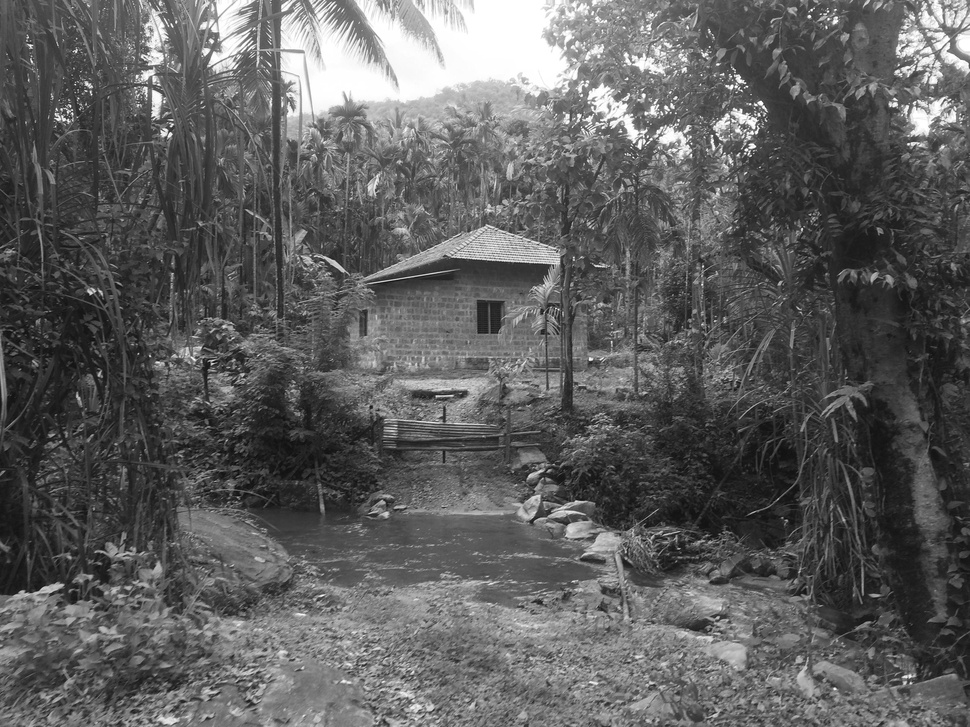
#> input picture DIP Assignment 2/kudremukha.jpg, 970 x 727 px, shrunk from 3264 x 2448 before the run
$ python q4.py
#> lines starting #> are read from the running program, lines starting #| are printed output that depends on the picture; after the words box and inside, x2 and y2 are one past the last pixel; in counts of white or black regions, pixels touching at a corner belong together
import cv2
import numpy as np

from collections import OrderedDict

def run_length(img,w):

	N,M=img.shape
	transformed_image=np.zeros([N,M])

	for row in range(0,N-w,w):
		for col in range(0,N-w,w):
			if np.ptp(img[row:row+w,col:col+w])<=15:
				transformed_image[row:row+w,col:col+w]=int(np.median(img[row:row+w,col:col+w]))

	return transformed_image


def huffman(arr):

	p=np.zeros(np.size(arr))
	unique,count=np.unique(arr,return_counts=True)
	count=[float(x)/np.size(arr) for x in count]
	p=dict(zip(unique,count))
	p_ranked=OrderedDict()
	while any(p):
		mx=max(p.values())
		for x in p:
			if p[x]==mx:
				p_ranked[x]=mx
				del(p[x])
				break


if __name__=='__main__':

	img=cv2.imread('kudremukha.jpg')
#> img is the input picture: shape (727, 970, 3); min 8, max 255, mean 94.7
	img=cv2.split(img)[0]
#> img: shape (727, 970)

	img=run_length(img,3)
#> after the loop in run_length, `for row in range(0,N-w,w):`:
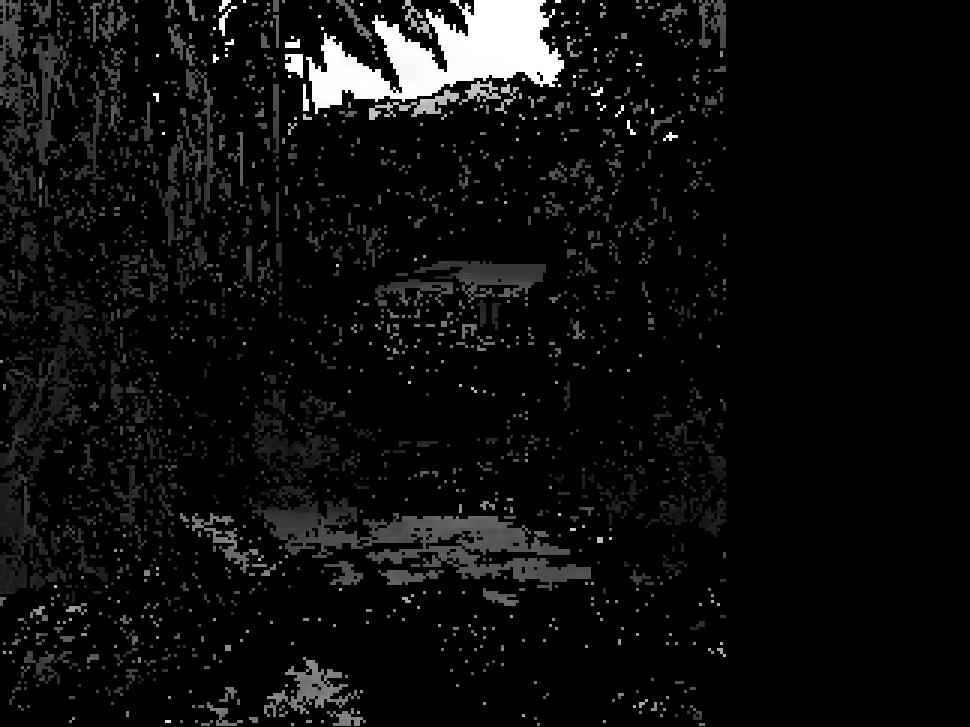
#> transformed_image: shape (727, 970) float64; min 0, max 255, mean 13.7

	N,M=img.shape
#> N = 727; M = 970

	#for i in range(M):
	#	huffman(img[:,i])

	font=cv2.FONT_HERSHEY_SIMPLEX
	cv2.putText(img,'Q4. Output',(200,100),font,4,(255,255,255),4,cv2.LINE_AA)
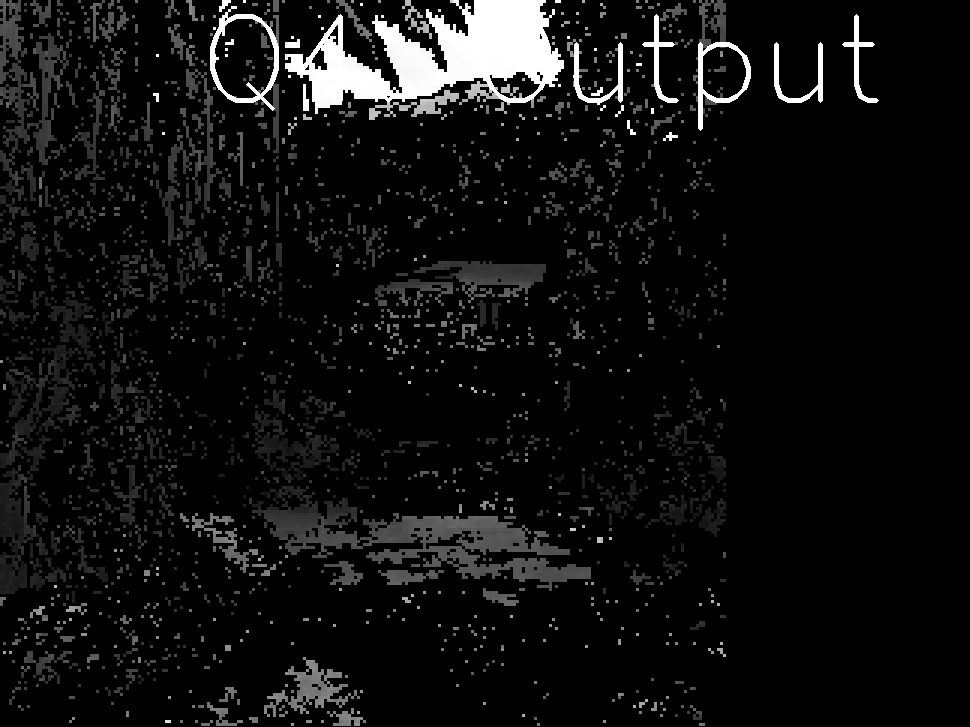
#> img: shape (727, 970) float64; 0.96% of pixels changed, all inside (x1, y1, x2, y2) = (210, 14, 879, 131)
	cv2.imwrite('q4_output.jpg',img)

$ run again, with DIP Assignment 2/anadka.jpg copied over DIP Assignment 2/kudremukha.jpg
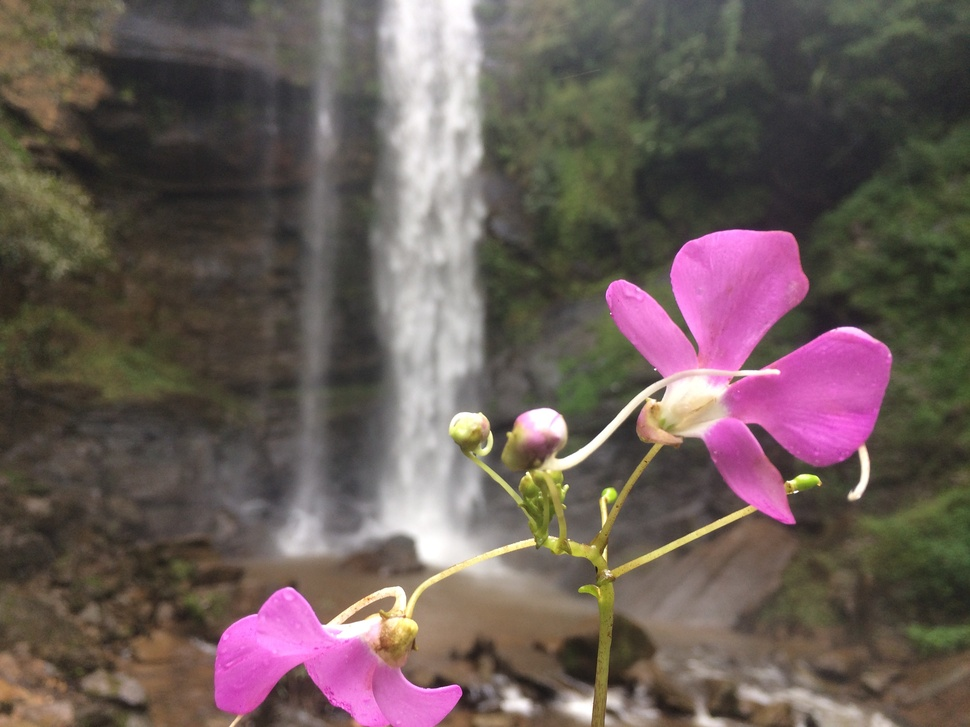
#> input picture DIP Assignment 2/anadka.jpg, 970 x 727 px, shrunk from 3264 x 2448 before the run
#> img is the input picture: shape (727, 970, 3); mean B, G, R 88.8, 92.4, 106.9
#> after the loop in run_length, `for row in range(0,N-w,w):`:
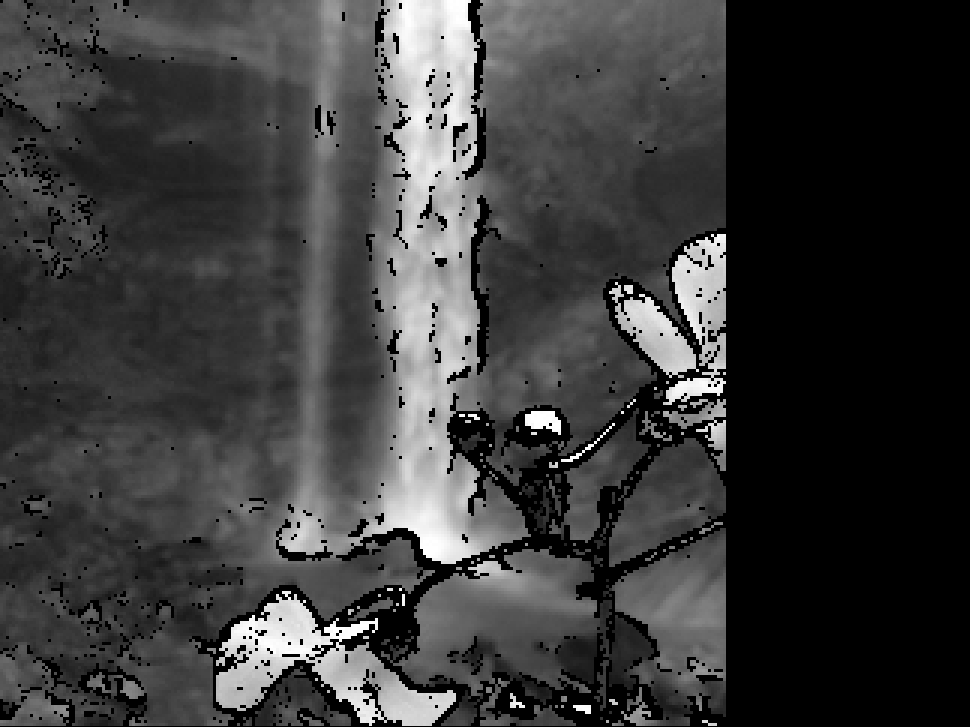
#> transformed_image: shape (727, 970) float64; min 0, max 255, mean 58.9
#> `cv2.putText(img,'Q4. Output',(200,100),font,4,(255,255,255),4,cv2.LINE..`:
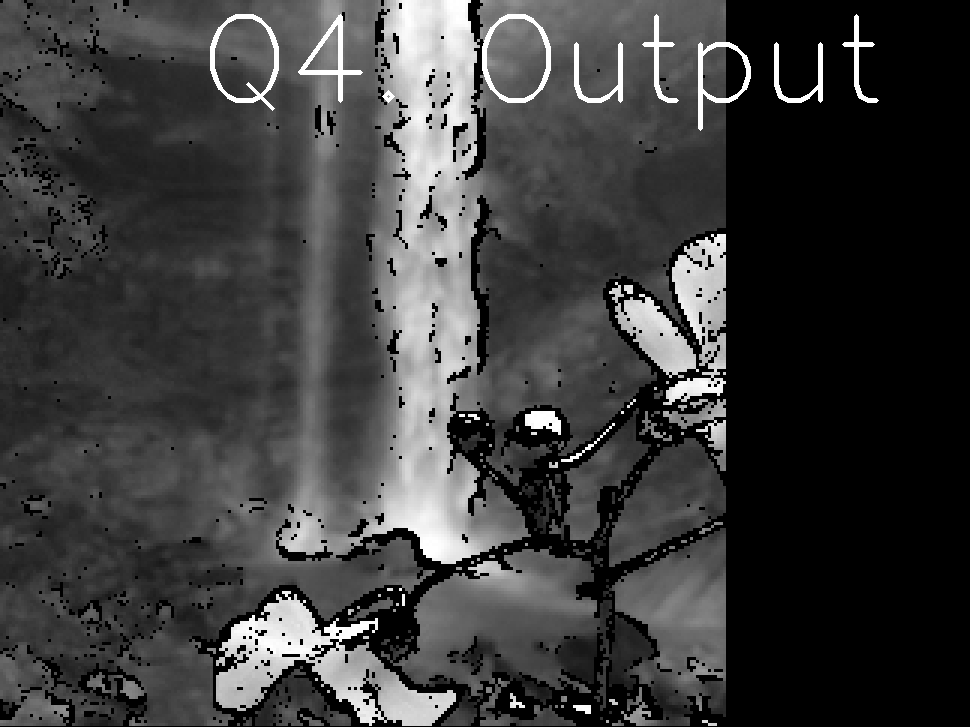
#> img: shape (727, 970) float64; 1.04% of pixels changed, all inside (x1, y1, x2, y2) = (210, 14, 879, 131)
